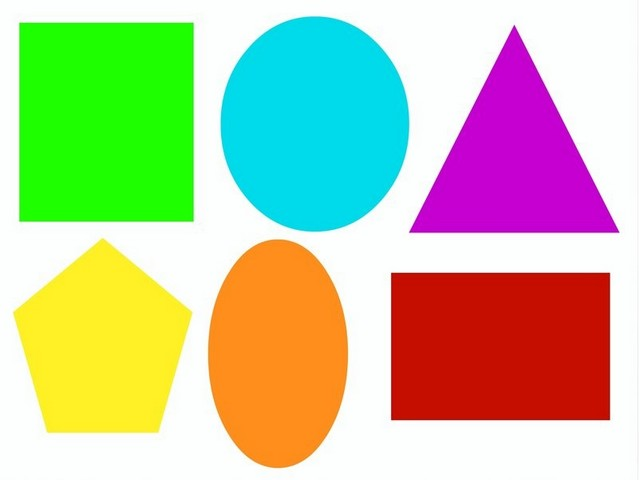
#> input picture Chapter05/image_5.jpg, 640 x 480 px
$ python Image_Segmentation.py
#> lines starting #> are read from the running program, lines starting #| are printed output that depends on the picture; after the words box and inside, x2 and y2 are one past the last pixel; in counts of white or black regions, pixels touching at a corner belong together
# Image Segmatation using Contours
# Segmentation: Partitioning images into different regions
# Contours: Lines or curves around the boundary of an object

# Import Computer Vision package - cv2
import cv2

# Import Numerical Python package - numpy as np
import numpy as np

# Read the image using imread built-in function
image = cv2.imread('image_5.jpg')
#> image is the input picture: shape (480, 640, 3); mean B, G, R 157.3, 196.8, 191.3

# Display original image using imshow built-in function
cv2.imshow("Original", image)

# Wait until any key is pressed
cv2.waitKey(0)

# cv2.Canny is the built-in function used to detect edges
# cv2.Canny(image, threshold_1, threshold_2)
canny = cv2.Canny(image, 50, 200)
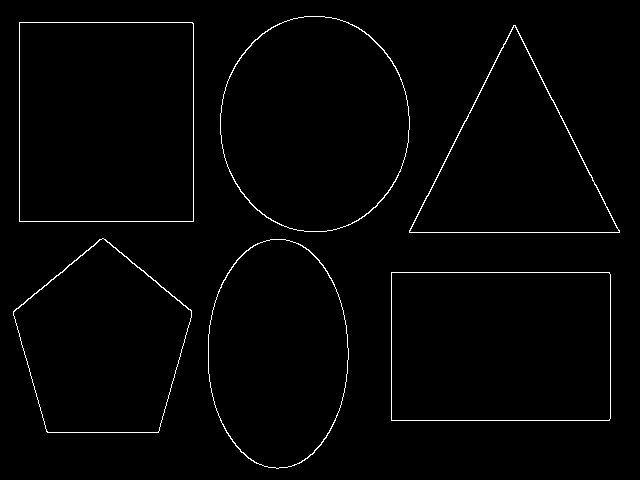
#> canny: shape (480, 640); 1.4% white in thin lines or dots, all inside (x1, y1, x2, y2) = (13, 16, 620, 469)

# Display edge detected output image using imshow built-in function
cv2.imshow("Canny Edge Detection", canny)

# Wait until any key is pressed
cv2.waitKey(0)

# cv2.findContours is the built-in function to find contours
# cv2.findContours(canny, contour retrieval mode, contour approximation mode)
# contour retrieval mode: cv2.RETR_LIST (retrieves all contours)
# contour approximation mode: cv2.CHAIN_APPROX_NONE (stores all boundary points)
contours, hierarchy = cv2.findContours(canny, cv2.RETR_LIST, cv2.CHAIN_APPROX_NONE)
#> contours = 12 contours; largest, box (x1, y1, x2, y2) and area: (19, 22, 194, 222) 34626, (19, 22, 194, 222) 34622, (391, 272, 611, 421) 32409, (391, 272, 611, 421) 32407, (220, 16, 410, 232) 32068

# cv2.drawContours is the the built-in function to draw contours
# cv2.drawContours(image, contours, index of contours, color, thickness)
cv2.drawContours(image, contours, -1, (255,0,0), 10)
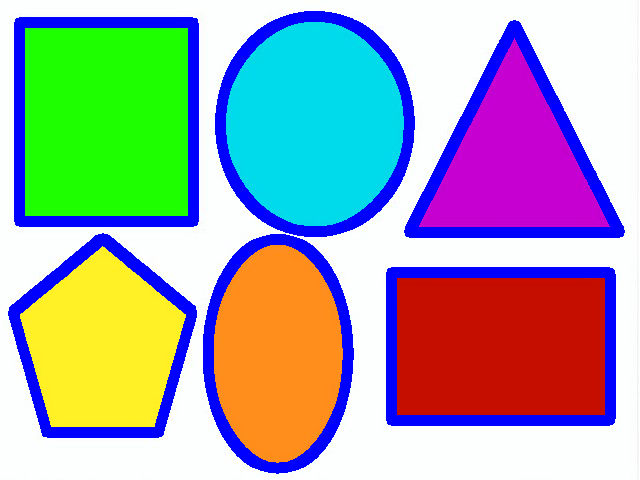
#> image: shape (480, 640, 3); 14.68% of pixels changed, all inside (x1, y1, x2, y2) = (8, 11, 625, 474)
# index of contours = -1 will draw all the contours

# Display contours using imshow built-in function
cv2.imshow("Contours", image)

# Wait until any key is pressed
cv2.waitKey()

# Close all windows
cv2.destroyAllWindows()

$ run again, with Chapter05/image_1.jpg copied over Chapter05/image_5.jpg
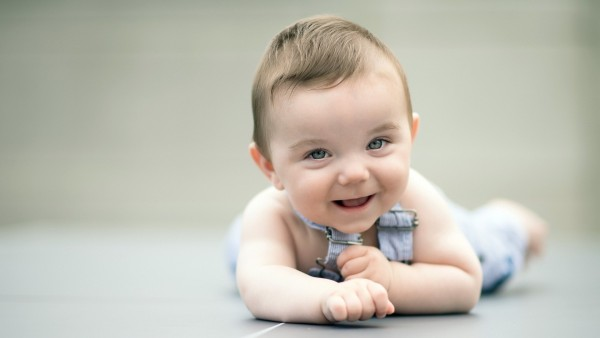
#> input picture Chapter05/image_1.jpg, 600 x 338 px
#> image is the input picture: shape (338, 600, 3); mean B, G, R 177.5, 189.1, 191.3
#> `canny = cv2.Canny(image, 50, 200)`:
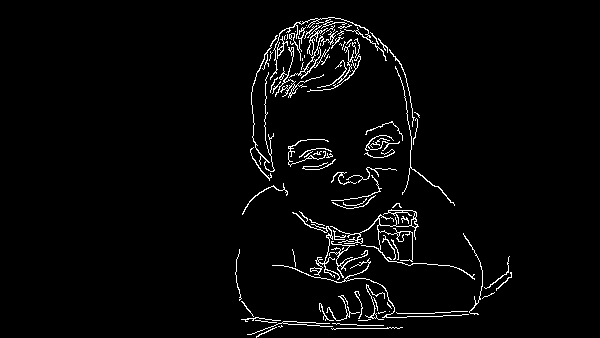
#> canny: shape (338, 600); 3% white in thin lines or dots, all inside (x1, y1, x2, y2) = (235, 17, 512, 338)
#> contours = 130 contours, 108 with area under 20; largest, box (x1, y1, x2, y2) and area: (330, 209, 475, 280) 196, (292, 212, 340, 280) 94, (304, 25, 328, 56) 91, (270, 17, 387, 80) 73, (275, 47, 324, 98) 68
#> `cv2.drawContours(image, contours, -1, (255,0,0), 10)`:
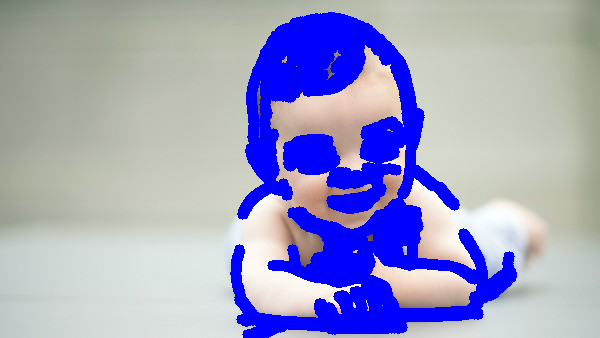
#> image: shape (338, 600, 3); 18.59% of pixels changed, all inside (x1, y1, x2, y2) = (230, 12, 517, 338)
